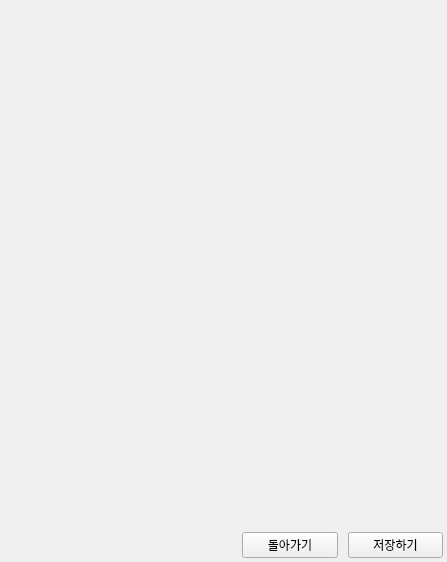
          <widget class="QWidget" name="option_scrollarea_contents">
           <property name="geometry">
            <rect>
             <x>0</x>
             <y>0</y>
             <width>447</width>
             <height>562</height>
            </rect>
           </property>
           <property name="styleSheet">
            <string notr="true"/>
           </property>
           <layout class="QVBoxLayout" name="verticalLayout_7">
            <property name="spacing">
             <number>10</number>
            </property>
            <property name="leftMargin">
             <number>4</number>
            </property>
            <property name="topMargin">
             <number>4</number>
            </property>
            <property name="rightMargin">
             <number>4</number>
            </property>
            <property name="bottomMargin">
             <number>4</number>
            </property>
            <item>
             <widget class="Widget_Option_Font" name="option_font_queston" native="true">
              <layout class="QGridLayout" name="_3"/>
             </widget>
            </item>
            <item>
             <widget class="Widget_Option_Font" name="option_font_input" native="true">
              <layout class="QGridLayout" name="_4"/>
             </widget>
            </item>
            <item>
             <widget class="Widget_Option_Font" name="option_font_lcptd_file" native="true">
              <layout class="QGridLayout" name="_2"/>
             </widget>
            </item>
            <item>
             <widget class="Widget_Option_Color" name="option_color_lcptd_progress" native="true">
              <layout class="QGridLayout" name="_5"/>
             </widget>
            </item>
            <item>
             <widget class="Widget_Option_Color" name="option_color_lcptd_rategress" native="true">
              <layout class="QGridLayout" name="_6"/>
             </widget>
            </item>
            <item>
             <widget class="Widget_Option_Color" name="option_color_lcptd_cwgress_c" native="true">
              <layout class="QGridLayout" name="_7"/>
             </widget>
            </item>
            <item>
             <widget class="Widget_Option_Color" name="option_color_lcptd_cwgress_w" native="true">
              <layout class="QGridLayout" name="_8"/>
             </widget>
            </item>
            <item>
             <spacer name="verticalSpacer">
              <property name="orientation">
               <enum>Qt::Vertical</enum>
              </property>
              <property name="sizeHint" stdset="0">
               <size>
                <width>20</width>
                <height>40</height>
               </size>
              </property>
             </spacer>
            </item>
            <item>
             <layout class="QHBoxLayout" name="option_HL" stretch="5,2,2">
              <item>
               <spacer name="horizontalSpacer">
                <property name="orientation">
                 <enum>Qt::Horizontal</enum>
                </property>
                <property name="sizeHint" stdset="0">
                 <size>
                  <width>40</width>
                  <height>20</height>
                 </size>
                </property>
               </spacer>
              </item>
              <item>
               <widget class="QPushButton" name="option_btn_back">
                <property name="text">
                 <string>돌아가기</string>
                </property>
               </widget>
              </item>
              <item>
               <widget class="QPushButton" name="option_btn_save">
                <property name="text">
                 <string>저장하기</string>
                </property>
               </widget>
              </item>
             </layout>
            </item>
           </layout>
          </widget>
